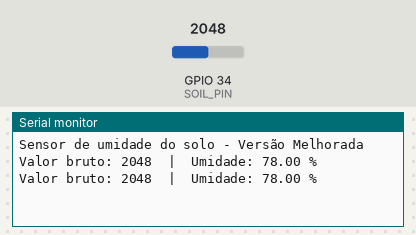
This sketch was run on a simulated ESP32. Parts: the last lines printed to the serial monitor. Inputs (shaded band) come from the test bench; at power-on: GPIO 34 (SOIL_PIN) = 2048.

Above: at 2.8 s.
2.9 s: GPIO 34 (SOIL_PIN) set to 2866
At 5.2 s:
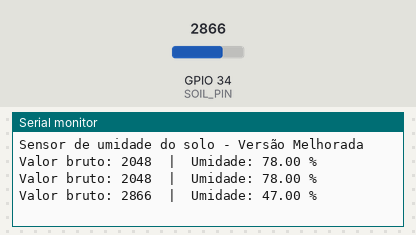
5.6 s: GPIO 34 (SOIL_PIN) set to 3603
At 7.0 s:
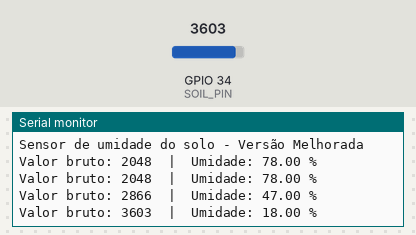
Timing chart, 0 to 8.6 s (numbered marks = the images above; inputs shaded):
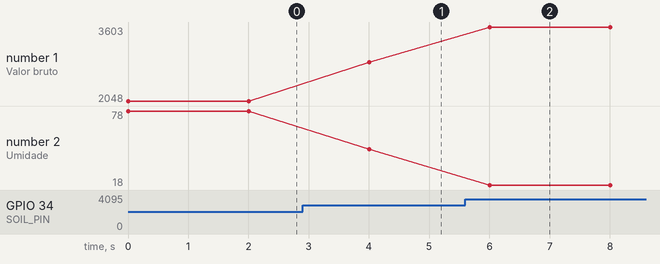

The sketch:

umidade.ino
```cpp
#define SOIL_PIN 34

// Valores de calibração - AJUSTE ESTES VALORES!
const int DRY_VALUE = 4095;    // Valor no ar seco
const int WET_VALUE = 1500;    // Valor na água (precisa calibrar!)

void setup() {
  Serial.begin(115200);
  Serial.println("Sensor de umidade do solo - Versão Melhorada");
}

void loop() {
  int value = analogRead(SOIL_PIN);

  // Mapeamento com calibração
  float humidity = map(value, DRY_VALUE, WET_VALUE, 0, 100);
  humidity = constrain(humidity, 0, 100);  // Limita entre 0% e 100%

  Serial.print("Valor bruto: ");
  Serial.print(value);
  Serial.print("  |  Umidade: ");
  Serial.print(humidity);
  Serial.println(" %");


  delay(2000);
}
```

Measured:
- after the input at 2.9 s, the serial monitor: prints a new line after 1.1 s (image 1)
- after the input at 5.6 s, the serial monitor: prints a new line after 0.40 s (image 2)
- plotted number 1: 2048 → 2866 after the input at 2.9 s, 2866 → 3603 after the input at 5.6 s
- plotted number 2: 78 → 47 after the input at 2.9 s, 47 → 18 after the input at 5.6 s
